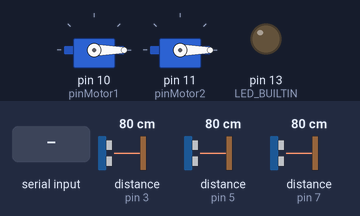
Simulated run of this sketch. Board: Arduino Uno, built with avr-gcc and run on an emulated ATmega328P. On the bench: 2 × servo, output pins drawn as LEDs (lit = HIGH). Wiring (inferred from the names in the program): 3 × ultrasonic range finder: trigger pin 2, echo pin 3 / trigger pin 4, echo pin 5 / trigger pin 6, echo pin 7. The test bench sets the inputs (shaded band); at power-on: distance to the obstacle (sensors on pin 3, pin 5, pin 7) 80 cm. The echo pulse lasts 58.3 µs per cm; EEPROM starts erased; pins used as bus, display or sensor lines are not drawn; what the sketch prints to the serial monitor is not drawn.

Above: at 1.2 s.
1.3 s: "S90\n" received over Serial
At 2.5 s:
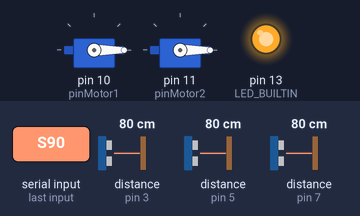
5.3 s: "E90\n" received over Serial
At 6.2 s:
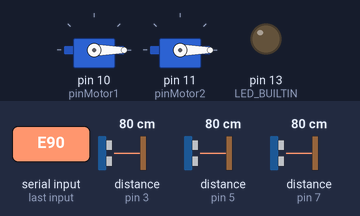
6.8 s: "S,45\n" received over Serial
At 7.9 s:
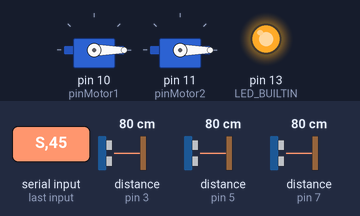
Timing chart, 0 to 9.3 s (numbered marks = the images above; inputs shaded):
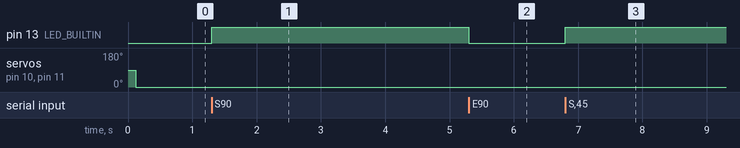

The sketch:

sketch_robot.ino
```cpp
#include <EEPROM.h>
#include <Servo.h>

#define SOUND_SPEED 343 // vitesse du son en m/s

// moteurs
Servo motor1;
Servo motor2;
const int pinMotor1 = 10; // PWM
const int pinMotor2 = 11; // PWM

// capteurs à ultrasons
const int trig1 = 2, trig2 = 4, trig3 = 6;
const int echo1 = 3, echo2 = 5, echo3 = 7;

// gestion du temps
const int tempo = 100; // delai entre chaque loop
unsigned long previousMillis = 0;


// distances
const float minDist = 0.03f;
const float maxDist = 0.2f;


// vitesses pour les moteurs
const int motorStop = 90;
const int motor1MaxSpeed = 30;
const int motor2MaxSpeed = 90;
float motor1Speed = 0.f, motor2Speed = 0.f;


// réseau neuronal
const int inputNodes = 3;
const int hiddenNodes = 6;
const int outputNodes = 2;


class Matrix
{
 public:
  int rows, cols, len;
  float *data;

  Matrix(int, int);

  void add(Matrix*);
  void product(Matrix*, Matrix*);
  void mapf(float(*f)(float));
  void from_array(float*);
  void slog();
};


Matrix::Matrix(int r, int c){
  this->rows = r;
  this->cols = c;
  this->len = this->rows * this->cols;
  this->data = new float[this->len];

  for(int i = 0; i < this->len; i++){
    this->data[i] = 0.f;
  }
}

void Matrix::add(Matrix *mat){
  if(this->rows == mat->rows && this->cols == mat->cols){
    for(int i = 0; i < this->len; i++){
      this->data[i] += mat->data[i];
    }
  }
}


void Matrix::product(Matrix *mat1, Matrix *mat2){
  if(mat1->cols == mat2->rows){

    for(int i = 0; i < this->rows; i++){
      for(int j = 0; j < this->cols; j++){
        float sum = 0;
        for(int k = 0; k < mat1->cols; k++){
          int index1 = k + i * mat1->cols;
          int index2 = j + k * mat2->cols;
          sum += mat1->data[index1] * mat2->data[index2];
        }
        this->data[j + i * this->cols] = sum;
      }
    }
  }
}


void Matrix::mapf(float(*f)(float)){
  for(int i = 0; i < this->len; i++){
    this->data[i] = f(this->data[i]);
  }
}

void Matrix::from_array(float *arr){
  for(int i = 0; i < this->len; i++){
    this->data[i] = arr[i];
  }
}

void Matrix::slog(){
  for(int i = 0; i < this->rows; i++){
    for(int j = 0; j < this->cols; j++){
       Serial.print(this->data[j + i * this->cols]);
       Serial.print("  ");
    }
    Serial.print("\n");
  }
  Serial.print("\n");
}


Matrix *weightsI2H;
Matrix *weightsH2O;
Matrix *biasH;
Matrix *biasO;

Matrix *input;
Matrix *hidden;
Matrix *output;

int total;


float readFloat(unsigned int addr){
  union
  {
    byte b[4];
    float f;
  } data;
  for(int i = 0; i < 4; i++){
   data.b[i] = EEPROM.read(addr+i);
  }
  return data.f;
}


void writeFloat(unsigned int addr, float x){
  union
  {
    byte b[4];
    float f;
  } data;
  data.f = x;
  for(int i = 0; i < 4; i++){
    EEPROM.write(addr+i, data.b[i]);
  }
}


void download(){ // fonction communiquant avec unity et téléchargeant les nouveaux poids
  unsigned int addr = 1;

  // on récupère les poids dans un array
  while(addr < total * sizeof(float)){

    if(Serial.available()){

      if(Serial.peek() == 'E'){
        break;
      } else {
        writeFloat(addr, Serial.parseFloat());
        addr += sizeof(float);
      }

      while(Serial.available()){
        Serial.read();
      }
      Serial.print('R');
    }
  }

  //EEPROM.put(1, data); // on sauvegarde l'array de données dans l'EEPROM
}


void load(){ // on charge les poids sauvegardés dans l'EEPROM
  unsigned int addr = 1;

  for(int i = 0; i < total; i++){
    float val = readFloat(addr);

    //Serial.println(val,6);

    int index = i;

    if(i < weightsI2H->len){
      weightsI2H->data[index] = val;

    } else if (i - weightsI2H->len < weightsH2O->len){
      index -= weightsI2H->len;
      weightsH2O->data[index] = val;

    } else if (i - weightsI2H->len - weightsH2O->len < biasH->len){
      index -= weightsI2H->len;
      index -= weightsH2O->len;
      biasH->data[index] = val;

    } else {
      index -= weightsI2H->len;
      index -= weightsH2O->len;
      index -= biasH->len;
      biasO->data[index] = val;
    }

    addr += sizeof(float);
  }

  //Serial.print('\n');
}


/*int availableMemory() {
  int size = 2048;
  byte *buf;

  while ((buf = (byte *) malloc(--size)) == NULL)
    ;

  free(buf);

  return size;
}*/


void setup() {
  // put your setup code here, to run once:

  // initialisation des servos
  motor1.attach(pinMotor1);
  motor2.attach(pinMotor2);

  // initialisation des pins trig et echo
  pinMode(trig1, OUTPUT);
  pinMode(trig2, OUTPUT);
  pinMode(trig3, OUTPUT);

  pinMode(echo1, INPUT);
  pinMode(echo2, INPUT);
  pinMode(echo3, INPUT);

  pinMode(LED_BUILTIN, OUTPUT);
  digitalWrite(LED_BUILTIN, 0);

  while(!Serial);
  Serial.begin(115200); // initialisation de la voie série à 9600 bauds

  Serial.flush();
  Serial.print('Y');


  // initialisation du réseau neuronal
  weightsI2H = new Matrix(hiddenNodes, inputNodes);
  weightsH2O = new Matrix(outputNodes, hiddenNodes);
  biasH = new Matrix(hiddenNodes, 1);
  biasO = new Matrix(outputNodes, 1);

  total = weightsI2H->len + weightsH2O->len + biasH->len + biasO->len;

  input = new Matrix(inputNodes, 1);
  hidden = new Matrix(hiddenNodes, 1);
  output = new Matrix(outputNodes, 1);

  // check du premier démarrage
  if(EEPROM.read(0) != 0x00){
    load();
  }
  EEPROM.update(0, 0xFF);
}


float fmap(float x, float in_min, float in_max, float out_min, float out_max)
{
  return (x - in_min) * (out_max - out_min) / (in_max - in_min) + out_min;
}


float dist(int trig, int echo){ // fonction permettant la mesure de distance en m
  digitalWrite(trig, HIGH);
  delayMicroseconds(10);
  digitalWrite(trig, LOW);

  unsigned long dt = pulseIn(echo, HIGH, 35000);

  if (dt > 30000) {
    //Serial.println("Onde perdue, mesure echouee !");
    return 1.f;
  } else {
    dt = dt / 2;

    float t = dt / 1000000.0;
    float d = t * SOUND_SPEED;

    d = fmap(d, minDist, maxDist, 0.f, 1.f);
    d = constrain(d, 0.f, 1.f);

    //Serial.print("d (m) = ");
    //Serial.println(d);

    return d;
  }
}


/*float sigmoid(float x){ // fonction d'activation pour les neurones du nn
  return 1.f / (1.f + exp(-x));
}*/


float mtanh(float x){ // fonction d'activation pour les neurones du nn
  return (exp(x) - exp(-x)) / (exp(x) + exp(-x));
}


void predict(float d1, float d2, float d3){ // feedforward du nn
  float ins[3] = {d1, d2, d3};
  input->from_array(ins);

  // premier niveau du nn
  hidden->product(weightsI2H, input);
  hidden->add(biasH);
  hidden->mapf(mtanh);

  // second niveau du nn
  output->product(weightsH2O, hidden);
  output->add(biasO);
  output->mapf(mtanh);
}


void loop() {
  // put your main code here, to run repeatedly:

  if(Serial.available()){
    if(Serial.read() == 'S'){
      Serial.print('S');
      digitalWrite(LED_BUILTIN, 1);
      download();
      digitalWrite(LED_BUILTIN, 0);
    }
  }

  unsigned long currentMillis = millis();

  if(currentMillis - previousMillis > tempo) // une utilise une condition au lieu d'un delay
  {

      previousMillis = currentMillis;

      // on mesure les distances sur les 3 côtés
      float dr = dist(trig1, echo1);
      float df = dist(trig2, echo2);
      float dl = dist(trig3, echo3);
      // on les affiches dans le port série
      /*Serial.print(dl);
      Serial.print(" | ");
      Serial.print(df);
      Serial.print(" | ");
      Serial.print(dr);
      Serial.print("\n");*/

      // unsigned long startTime = millis(); // variable de debug pour le temps de calcul

      predict(dr, df, dl); // on prédit la vitesse des moteurs avec le nn

      //Serial.println(millis() - startTime); // on affiche le temps mis par l'opération

      motor1Speed += output->data[0];
      motor2Speed += output->data[1];
      motor1Speed = constrain(motor1Speed, 0.f, 1.f);
      motor2Speed = constrain(motor2Speed, 0.f, 1.f);

      /*Serial.print(motor2Speed);
      Serial.print(" | ");
      Serial.print(motor1Speed);
      Serial.print("\n");*/

      // vitesse max pour les deux moteurs avec asservissement (v = 0 à 90)
      motor1.write((float)motorStop + (float)motor1Speed * (float)motor1MaxSpeed);
      motor2.write((float)motorStop - (float)motor2Speed * (float)motor2MaxSpeed);

      /*Serial.print("Av. SRAM: ");
      Serial.print(availableMemory());

      Serial.print("\n\n");*/
  }
}
```

Measured:
- after the input at 1.3 s, pin 13 (LED_BUILTIN): LOW → HIGH at once
- after the input at 5.3 s, pin 13 (LED_BUILTIN): HIGH → LOW at once
- after the input at 6.8 s, pin 13 (LED_BUILTIN): LOW → HIGH at once
